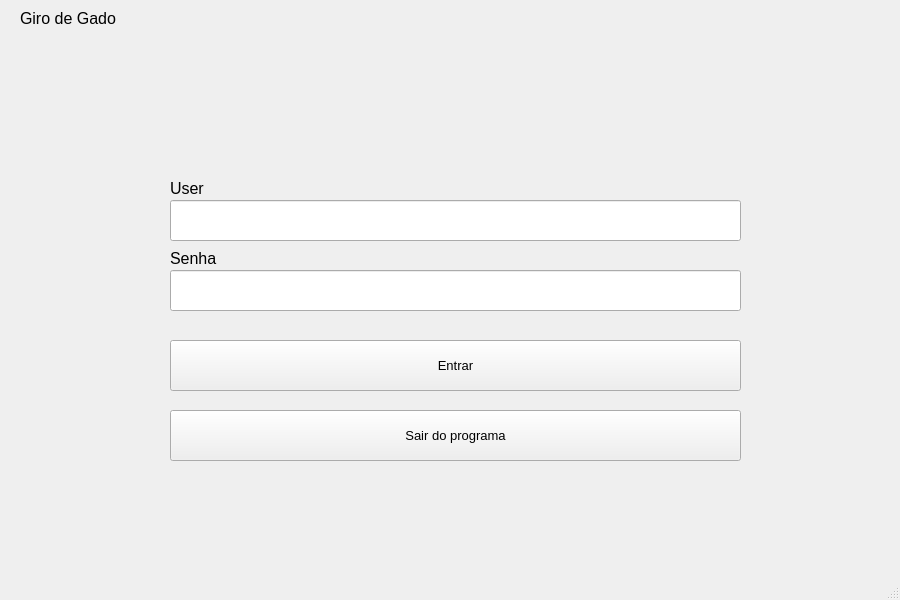
<?xml version="1.0" encoding="UTF-8"?>
<ui version="4.0">
 <class>LoginScreen</class>
 <widget class="QMainWindow" name="LoginScreen">
  <property name="geometry">
   <rect>
    <x>0</x>
    <y>0</y>
    <width>900</width>
    <height>600</height>
   </rect>
  </property>
  <property name="windowTitle">
   <string>Tela de Login</string>
  </property>
  <widget class="QWidget" name="centralwidget">
   <widget class="QPushButton" name="loginButton">
    <property name="geometry">
     <rect>
      <x>170</x>
      <y>340</y>
      <width>571</width>
      <height>51</height>
     </rect>
    </property>
    <property name="font">
     <font>
      <pointsize>10</pointsize>
     </font>
    </property>
    <property name="text">
     <string>Entrar</string>
    </property>
   </widget>
   <widget class="QLabel" name="labelTitle">
    <property name="geometry">
     <rect>
      <x>20</x>
      <y>10</y>
      <width>121</width>
      <height>16</height>
     </rect>
    </property>
    <property name="font">
     <font>
      <pointsize>12</pointsize>
     </font>
    </property>
    <property name="text">
     <string>Giro de Gado</string>
    </property>
   </widget>
   <widget class="QLabel" name="labelUser">
    <property name="geometry">
     <rect>
      <x>170</x>
      <y>180</y>
      <width>61</width>
      <height>16</height>
     </rect>
    </property>
    <property name="font">
     <font>
      <pointsize>12</pointsize>
     </font>
    </property>
    <property name="text">
     <string>User</string>
    </property>
   </widget>
   <widget class="QLabel" name="labelPassword">
    <property name="geometry">
     <rect>
      <x>170</x>
      <y>250</y>
      <width>61</width>
      <height>16</height>
     </rect>
    </property>
    <property name="font">
     <font>
      <pointsize>12</pointsize>
     </font>
    </property>
    <property name="text">
     <string>Senha</string>
    </property>
   </widget>
   <widget class="QPushButton" name="exitButton">
    <property name="geometry">
     <rect>
      <x>170</x>
      <y>410</y>
      <width>571</width>
      <height>51</height>
     </rect>
    </property>
    <property name="font">
     <font>
      <pointsize>10</pointsize>
     </font>
    </property>
    <property name="text">
     <string>Sair do programa</string>
    </property>
   </widget>
   <widget class="QLineEdit" name="inputUser">
    <property name="geometry">
     <rect>
      <x>170</x>
      <y>200</y>
      <width>571</width>
      <height>41</height>
     </rect>
    </property>
    <property name="font">
     <font>
      <pointsize>12</pointsize>
     </font>
    </property>
   </widget>
   <widget class="QLineEdit" name="inputPassword">
    <property name="geometry">
     <rect>
      <x>170</x>
      <y>270</y>
      <width>571</width>
      <height>41</height>
     </rect>
    </property>
    <property name="font">
     <font>
      <pointsize>12</pointsize>
     </font>
    </property>
    <property name="echoMode">
     <enum>QLineEdit::Password</enum>
    </property>
   </widget>
  </widget>
  <widget class="QMenuBar" name="menubar">
   <property name="geometry">
    <rect>
     <x>0</x>
     <y>0</y>
     <width>900</width>
     <height>26</height>
    </rect>
   </property>
  </widget>
  <widget class="QStatusBar" name="statusbar"/>
 </widget>
 <resources/>
 <connections/>
</ui>
